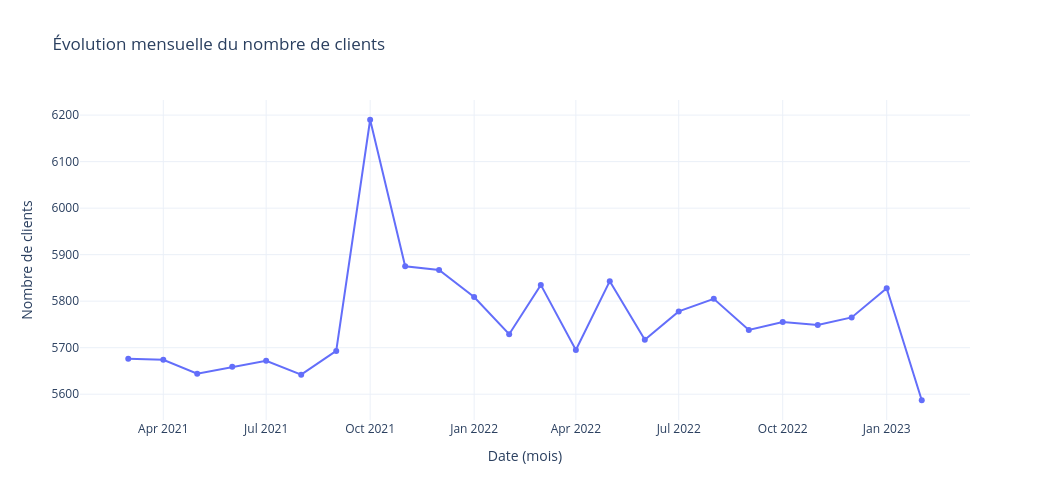

Write notebook code for a chart like this one.
### Code cell
figure3=px.line(
    df_clients_par_mois,
    x='date',
    y='Nombre de clients',
    markers=True,
    title='Évolution mensuelle du nombre de clients (uniques)',
    labels={
        'date': 'Date (mois)'
    }
)

figure3.update_layout(
    template='plotly_white',
    hovermode='x unified',
    width=1050,
    height=500
)

figure3.show()

### Figure 1 — Plotly figure (JSON) as saved in the notebook; plotly's stock layout.template omitted (floating-point values rounded to 4 significant figures)
{"data": [{"hovertemplate": "Date (mois)=%{x}<br>Nombre de clients=%{y}<extra></extra>", "legendgroup": "", "line": {"color": "#636efa", "dash": "solid"}, "marker": {"symbol": "circle"}, "mode": "lines+markers", "name": "", "orientation": "v", "showlegend": false, "type": "scatter", "x": ["2021-03-01T00:00:00.000000000", "2021-04-01T00:00:00.000000000", "2021-05-01T00:00:00.000000000", "2021-06-01T00:00:00.000000000", "2021-07-01T00:00:00.000000000", "2021-08-01T00:00:00.000000000", "2021-09-01T00:00:00.000000000", "2021-10-01T00:00:00.000000000", "2021-11-01T00:00:00.000000000", "2021-12-01T00:00:00.000000000", "2022-01-01T00:00:00.000000000", "2022-02-01T00:00:00.000000000", "2022-03-01T00:00:00.000000000", "2022-04-01T00:00:00.000000000", "2022-05-01T00:00:00.000000000", "2022-06-01T00:00:00.000000000", "2022-07-01T00:00:00.000000000", "2022-08-01T00:00:00.000000000", "2022-09-01T00:00:00.000000000", "2022-10-01T00:00:00.000000000", "2022-11-01T00:00:00.000000000", "2022-12-01T00:00:00.000000000", "2023-01-01T00:00:00.000000000", "2023-02-01T00:00:00.000000000"], "xaxis": "x", "y": [5676, 5674, 5644, 5659, 5672, 5642, 5693, 6190, 5875, 5867, 5809, 5729, 5835, 5695, 5843, 5717, 5778, 5805, 5738, 5755, 5749, 5765, 5828, 5587], "yaxis": "y"}], "layout": {"height": 500, "hovermode": "x unified", "legend": {"tracegroupgap": 0}, "title": {"text": "Évolution mensuelle du nombre de clients"}, "width": 1050, "xaxis": {"anchor": "y", "domain": [0, 1], "title": {"text": "Date (mois)"}}, "yaxis": {"anchor": "x", "domain": [0, 1], "title": {"text": "Nombre de clients"}}}}
